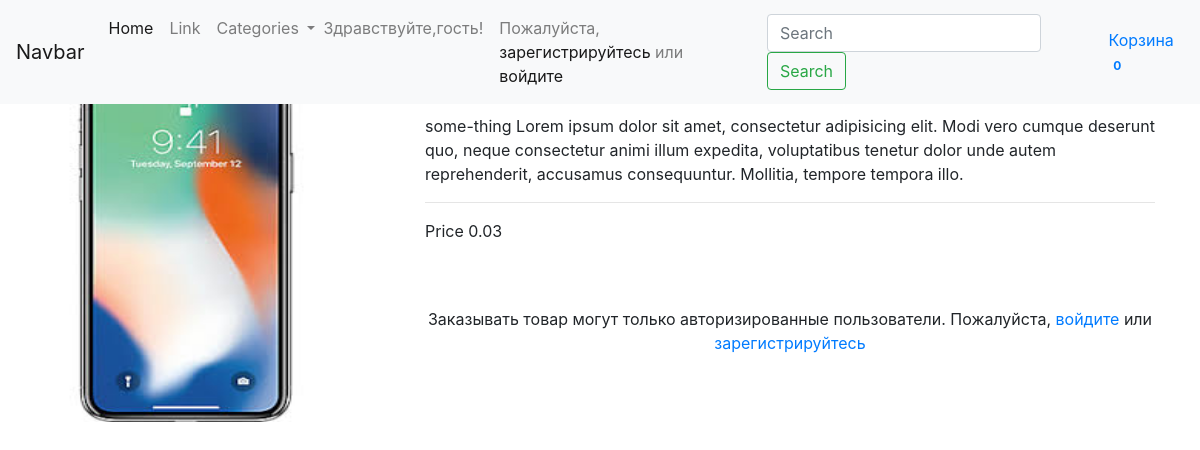
The app's page /product/some-thing with its own data.
### ecomapp/models.py (models this page shows, shortened)
class Product(models.Model):
	category = models.ForeignKey(Category,on_delete=models.CASCADE)
	brand = models.ForeignKey(Brand,models.CASCADE)
	title = models.CharField(max_length=120)
	slug = models.SlugField()
	description = models.TextField()
	image = models.ImageField(upload_to=image_folder)
	price = models.DecimalField(max_digits=9, decimal_places=2)
	available = models.BooleanField(default=True)

### ecomapp/views.py (the view)
# urls.py: path('product/<str:product_slug>', ProductView.as_view(), name='product_detail'),
class ProductView(BaseMixin,View):
	template='ecomapp/product.html'
	def view_object_function(new_details,*args,**kwargs):
		product_slug=new_details.kwargs['product_slug']
		product = Product.objects.get(slug=product_slug)
		new_context={'product':product}
		return new_context

### ecomapp/models.py (called while the page is built)
	def get_absolute_url(self):
		return reverse('category_detail', kwargs={'category_slug': self.slug})

### ecomapp/utilits.py (called while the page is built)
def get_cart(request):
	try:
		cart_id = request.session['cart_id']
		cart = Cart.objects.get(id=cart_id)
		request.session['total'] = cart.items.count()
	except:
		cart = Cart()
		cart.save()
		cart_id = cart.id
		request.session['cart_id'] = cart_id
		cart = Cart.objects.get(id=cart_id)
	finally:
		return cart

	def get(self,request,*args,**kwargs):
		new_details=kwargs
		cart=get_cart(request)
		categories = Category.objects.all()
		context = {
			'categories': categories,
			'cart': cart
		}
		new_context=self.view_object_function(new_details,request)
		context.update(new_context)
		return render(request, self.__class__.template, context)

### ecomapp/templates/ecomapp/product.html (shortened to what this page needs)
{% extends 'ecomapp/base.html' %}
{% load static %}
{% block content %}
<div class="container mt-3">
  <div class="row">
    <div class="col-sm"><img src="{{ product.image.url }}" alt="" style='width: 80%; height: 350px;'> </div>
  	<div class="col-sm-8">
  		<h3 class="ml-3">aaa{{product.title}}</h3>
<p>{{product.description}}
Lorem ipsum dolor sit amet, consectetur adipisicing elit. Modi vero cumque deserunt quo, neque consectetur animi illum expedita, voluptatibus tenetur dolor unde autem reprehenderit, accusamus consequuntur. Mollitia, tempore tempora illo.</p>
<hr>
<p> Price {{product.price}}</p>
<br><br>
{% if not request.user.is_authenticated %}<p class='text-center'>Заказывать товар могут только авторизированные пользователи. Пожалуйста, <a href='{% url "login" %}'>войдите</a> или <a href='{% url "registration" %}'>зарегистрируйтесь</a></p>{% endif %}
</div>
</div>
{% endblock content %}

### static_in_dev/css/shop-homepage.css (style rules this page uses)
body { padding-top: 56px; }

### records on screen
Product: image (picture), description "some-thing", price "0.03"
